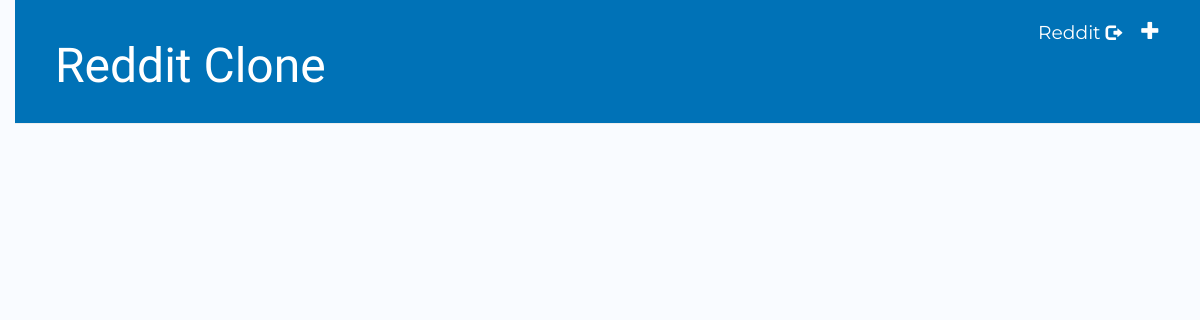
Before: / (signed in) with the older database file.
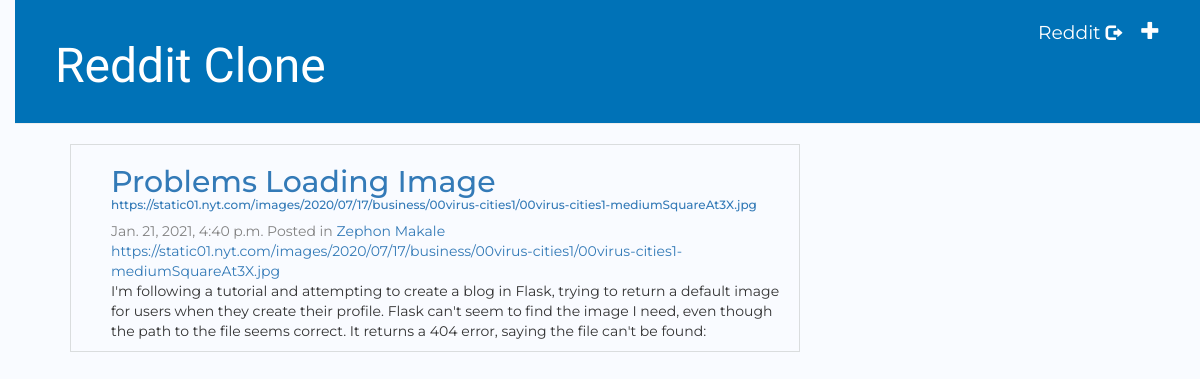
After: the same page with the newer database file.
### reddit/models.py (models this page shows, shortened)
class Votable(BaseModel):
    upvote_count = models.PositiveIntegerField(default=0)
    downvote_count = models.PositiveIntegerField(default=0)
    class Meta: abstract = True

class Post(Votable):
    title = models.CharField(max_length=200)
    submitter = models.ForeignKey(settings.AUTH_USER_MODEL, related_name='posts_submitted', on_delete=models.CASCADE)
    url = models.URLField('URL', max_length=200, null=True, blank=True)
    text = models.TextField(blank=True, null=True)
    comment_count = models.PositiveIntegerField(default=0)

class BaseModel(models.Model):
    eid = models.UUIDField(primary_key=True, default=uuid.uuid4, editable=False)
    date_created = models.DateTimeField(auto_now_add=True, db_index=True)
    class Meta: abstract = True

class SubReddit(BaseModel):
    name = models.CharField(max_length=200)
    posts = models.ManyToManyField('Post', related_name='subreddits', blank=True, through='SubRedditPost')
    cover_image_url = models.URLField('Cover Image URL', max_length=200, blank=True, null=True )
    moderators = models.ManyToManyField(settings.AUTH_USER_MODEL, related_name='subreddits_moderated')

### reddit/views.py (the view)
# urls.py: path('', views.post_list, name='post_list'),
def post_list(request):
    query = request.GET.get('query')
    if query:
        posts = Post.objects.filter(Q(text_icontains=query)|Q(title_icontains=query)).order_by('-date_created')
    else:
        posts = Post.objects.all().order_by('-date_created')
    return render(request, 'reddit/post_list.html',  {'posts': posts, 'form': SearchForm(initial={'query': query})})

### templates/reddit/post_list.html (shortened to what this page needs)
{% extends 'reddit/base.html' %}
{% block content %}
    <div class="post-list">
        {% for post in posts %}
            <div class="post">
                <h2>
                    <a href="{% url 'post_detail' pk=post.pk %}">{{ post.title }}</a>
                    {% if post.url %}
                        <span class="url"><a href="{{post.url}}">{{post.url}}</a>
                    {% endif %}
                </h2>
                <div class="date">
                    {{ post.date_created }}
                    {% include "reddit/subs_posted.html" with post=post %}
                </div>
                {% if post.url %}
                    <a href="{{post.url}}">{{post.url}}</a>
                {% endif %}
                <p>{{ post.text|linebreaksbr }}</p>
            </div>
        {% endfor %}
    </div>
{% endblock %}

### templates/reddit/base.html (shortened to what this page needs)
{% load static %}
<html>
    <head>
        <link rel="stylesheet" href="https://cdn.jsdelivr.net/npm/bootstrap@4.6.0/dist/css/bootstrap.min.css">
        <link rel="stylesheet" href="//maxcdn.bootstrapcdn.com/bootstrap/3.2.0/css/bootstrap.min.css">
        <link rel="stylesheet" href="//maxcdn.bootstrapcdn.com/bootstrap/3.2.0/css/bootstrap-theme.min.css">
        <link rel="stylesheet" href="{% static 'css/reddit.css' %}">
    </head>
    <body>
        <div class="page-header">
            {% if user.is_authenticated %}
                <a href="{% url 'post_new' %}" class="top-menu"><span class="glyphicon glyphicon-plus"></span></a>
                <p class="top-menu">{{ user.username }} <small><a class="glyphicon glyphicon-log-out logout" href="{% url 'logout' %}"></a></small></p>
            {% else %}
                <a href="{% url 'login' %}" class="top-menu"><span class="glyphicon glyphicon-lock"></span></a>
            {% endif %}
            <h1><a href="/">Reddit Clone</a></h1>
        </div>
        <div class="content container">
            <div class="row">
                <div class="col-md-8">
                {% block content %}
                {% endblock %}
                </div>
            </div>
        </div>
    </body>
</html>

### templates/reddit/subs_posted.html
{%if post.subreddits.count %}
    <span>Posted in</span>
    {% for sub in post.subreddits.all %}
        <a href="{% url 'sub_detail' pk=sub.pk %}">{{ sub.name }}</a>
    {% endfor %}
{%endif%}

Changed rows visible on the page:
added Post: title "Problems Loading Image", url "https://static01.nyt.com/images/2020/07/17/business/00virus-cities1/00virus-cities1-mediumSquareAt3X.jpg", date_created "Jan. 21, 2021, 4:40 p.m.", text "I'm following a tutorial and attempting to create a blog in Flask, trying to return a default image for users when they create their profile. Flask can't seem to find the image I need, even though the path to the file seems correct. It returns a 404 error, saying the file can't be found:"
added SubReddit: name "Zephon Makale"
